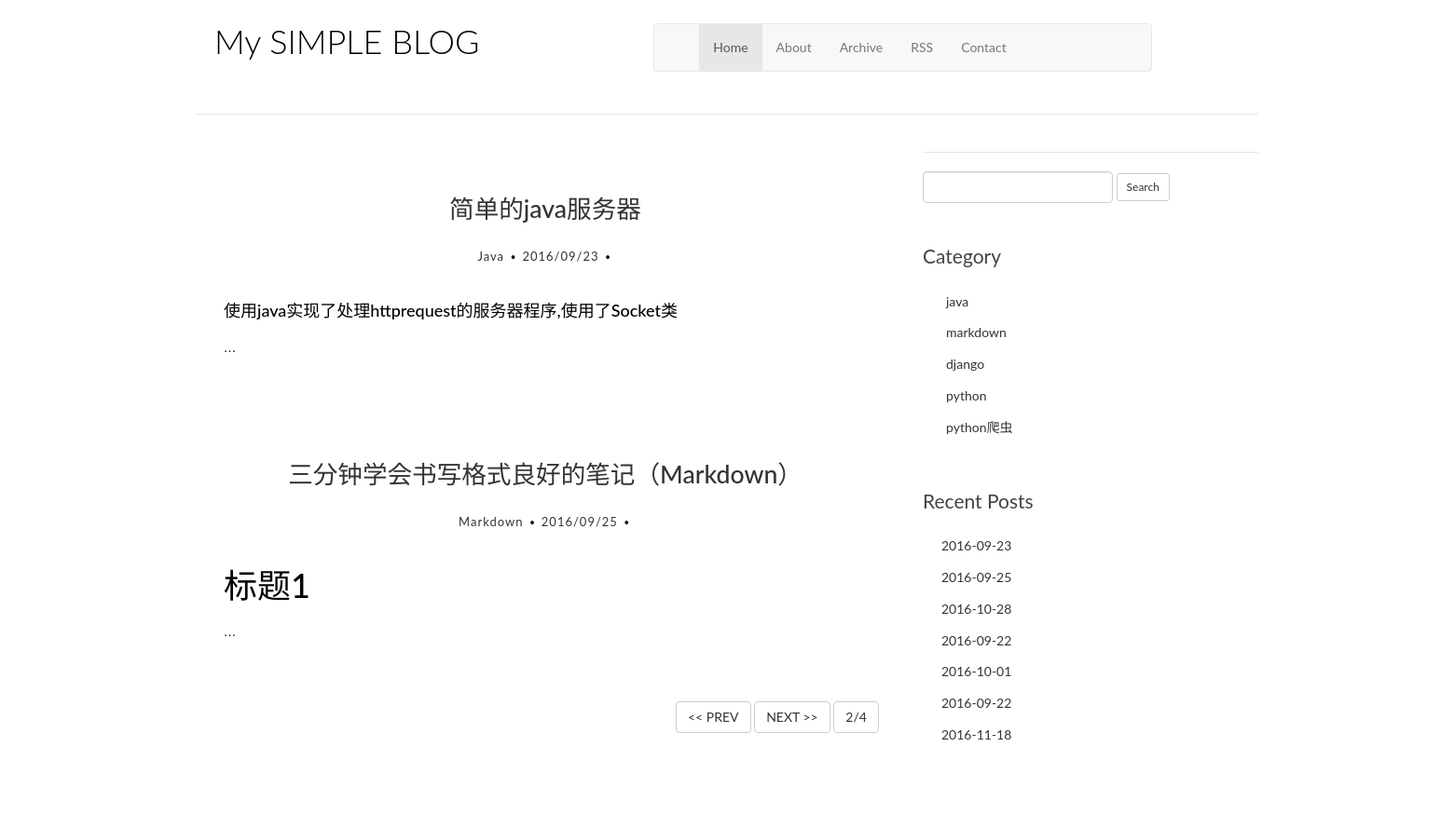
Screenshot of /?page=2 with the database file from the repository.
### article/models.py (models this page shows, shortened)
class Article(models.Model):
    title = models.CharField(max_length=100)  # 题目
    category = models.CharField(max_length=50)  # 标签
    date_time = models.DateTimeField(auto_now_add=True)  # 日期
    content = models.TextField()  # 内容
    class Meta:  # 按id降序
        ordering = ['id']

### article/views.py (the view)
# urls.py: url(r'^$', views.IndexView.as_view(), name='home'),
class IndexView(BaseView):
    template_name = 'index.html'
    context_object_name = 'post_list'
    paginate_by = 2

### article/forms.py
class SearchForm(forms.Form):
    q=forms.CharField(widget=forms.TextInput(
        attrs={'class': 'form-control'}),
        max_length=50,
        required=False,label="")

### article/templatetags/my_markdown.py (called while the page is built)
@register.filter(is_safe=True)  #注册template filter
@stringfilter  #希望字符串作为参数
def my_markdown(value):
    return mark_safe(markdown.markdown(value,
                                       extensions = ['markdown.extensions.fenced_code', 'markdown.extensions.codehilite'],
                                       safe_mode=True,
                                       enable_attributes=False))

### article/views.py (called while the page is built)
    def get_context_data(self, **kwargs):
        context = super(BaseView, self).get_context_data(**kwargs)
        context['item_list'] = Article.objects.values('category','date_time').order_by('category').distinct()
        context['count']=Article.objects.count()
        return context

### templates/index.html (shortened to what this page needs)
{% extends "base.html"%}
{% load my_markdown %}
{% block content%}
<main class="col-md-8">
    {% if none%}
    <h1 class="entry-title">
        <a>No Result!Sorry!</a>
    </h1>
    {% else %}
    {% for post in post_list%}
    <article class="post post-1">
        <header class="entry-header">
            <h1 class="entry-title">
                <a href="{% url 'single' id=post.id %}">{{post.title}}</a>
            </h1>
            <div class="entry-meta">
                <span class="post-category"><a href="#">{{post.category}}</a></span>
                <span class="post-date"><a href="#">{{post.date_time|date:"Y/m/d"}}</a></span>
            </div>
        </header>
        <div class="entry-content clearfix">
            <p> {{post.content|my_markdown|truncatewords:1}}</p>
        </div>
    </article>
    <br/><br/>
    {% endfor %}
    <div class="col-md-4 col-sm-5 col-xs-8 pull-right">
        {% if page_obj.has_previous %}
        <a href="?page={{ page_obj.previous_page_number }}" class="btn btn-default">&lt;&lt; PREV</a>
        {% endif %}
        {% if page_obj.has_next %}
        <a href="?page={{ page_obj.next_page_number }}" class="btn btn-default">NEXT &gt;&gt;</a>
        {% endif %}
        {% if is_paginated %}
        <button class="btn btn-default">{{ page_obj.number }}/{{ page_obj.paginator.num_pages }}</button>
        {% endif %}
        {% endif %}
    </div>
</main>
{% endblock %}

### article/static/style/custom.css (style rules this page uses)
* { outline: none; }
h1, h2, h3, h4, h5, h6 { margin-top: 0; }
a { color: #333; }
body { color: #444; font-family: 'Lato', sans-serif; }
p { font-family: 'Ubuntu', sans-serif; font-weight: 400; word-spacing: 1px; letter-spacing: 0.01em; }
.post { background: #fff; padding: 30px 30px 0; }
.entry-title { text-align: center; font-size: 1.9em; margin-bottom: 20px; line-height: 1.6; padding: 10px 20px 0; }
.entry-meta { text-align: center; color: #DDDDDD; font-size: 13px; letter-spacing: 1px; margin-bottom: 30px; }
.entry-content { font-size: 18px; line-height: 1.9; font-weight: 300; color: #000; }
.post-category, .post-date, .post-author { position: relative; padding-right: 15px; }
.post-category::after, .post-date::after, .post-author::after { position: absolute; content: '.'; color: #000; font-size: 30px; top: -22px; right: 1px; }

### rows the page displays
Article: title "简单的java服务器", category "Java", date_time "2016/09/23", content|my_markdown "使用java实现了处理httprequest的服务器程序,使用了Socket类 …"
Article: title "三分钟学会书写格式良好的笔记（Markdown）", category "Markdown", date_time "2016/09/25", content|my_markdown "标题1 …"

### other values shown
{{ page_obj.number }} "2"
{{ page_obj.paginator.num_pages }} "4"
{{ post.category|lower }} "java" "markdown" "django" "python" "python爬虫"
{{ post.date_time|date:"Y-m-d" }} "2016-09-23" "2016-09-25" "2016-10-28" "2016-09-22" "2016-10-01" "2016-09-22" "2016-11-18"
